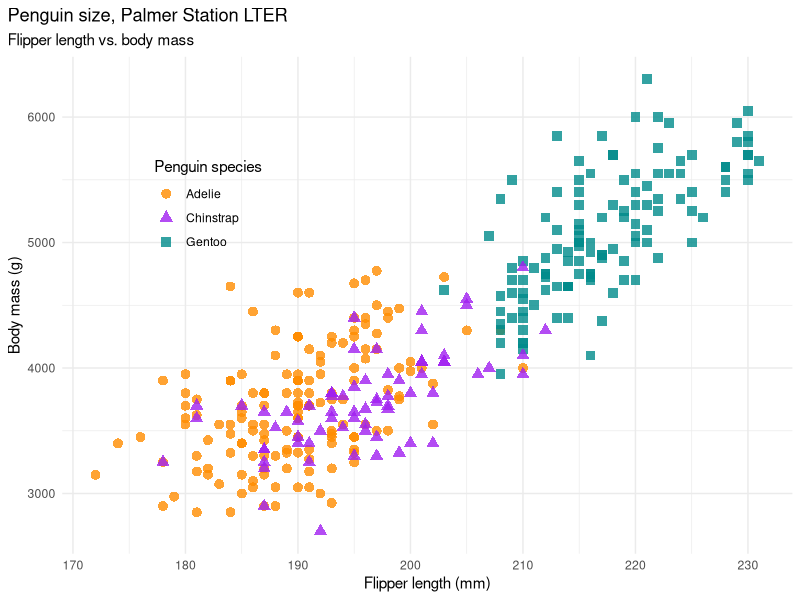

R code for this plot:
## ---- chunk 1
library(palmerpenguins)
library(ggplot2)
ggplot2::theme_set(ggplot2::theme_minimal())
## ---- chunk 2
#| label: fig-penguins
#| fig-cap: "Flipper length and body mass for Adelie, Chinstrap and Gentoo Penguins"
#| warning: false

mass_flipper <- ggplot(data = penguins, 
                       aes(x = flipper_length_mm,
                           y = body_mass_g)) +
  geom_point(aes(color = species, 
                 shape = species),
             size = 3,
             alpha = 0.8) +
  scale_color_manual(values = c("darkorange","purple","cyan4")) +
  labs(title = "Penguin size, Palmer Station LTER",
       subtitle = "Flipper length vs. body mass",
       x = "Flipper length (mm)",
       y = "Body mass (g)",
       color = "Penguin species",
       shape = "Penguin species") +
  theme(legend.position = c(0.2, 0.7),
        plot.title.position = "plot",
        plot.caption = element_text(hjust = 0, face= "italic"),
        plot.caption.position = "plot")

mass_flipper
